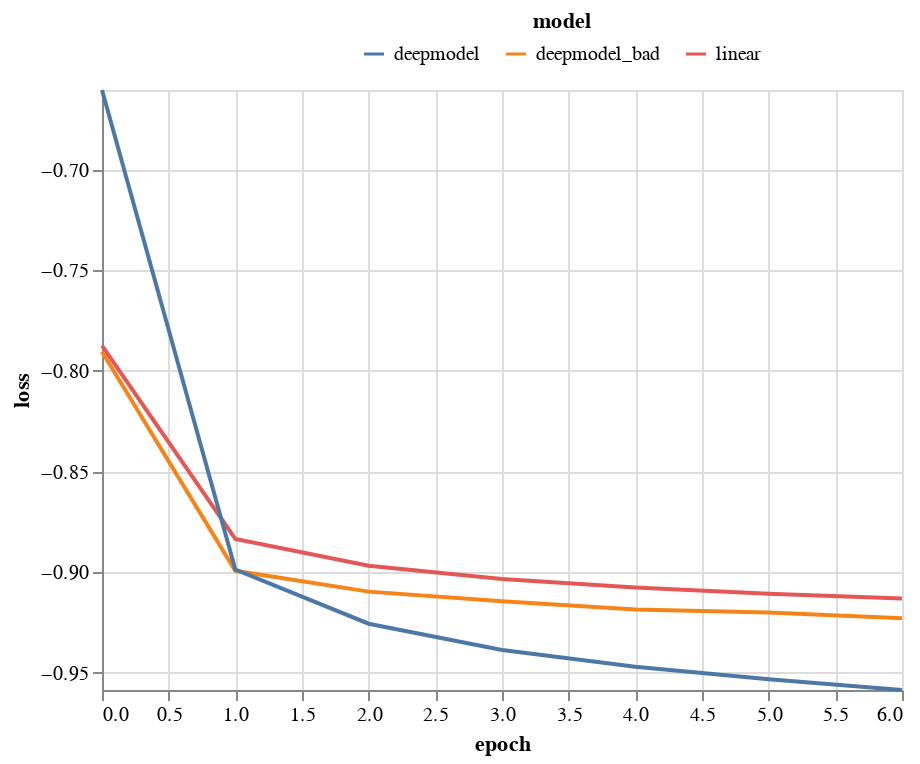

Notebook cell for this chart:
### Code cell
def show_loss_curve():
    data, mn, mx = get_data()
    return (
        alt.Chart(data)
        .mark_line()
        .encode(
            x=alt.X('epoch'), 
            y=alt.Y("loss", scale=alt.Scale(domain=[mn, mx])), 
            color=alt.Color(
                'model', 
                legend=alt.Legend(
                orient='none',
                legendX=130, legendY=-40,
                direction='horizontal',
                titleAnchor='middle')
            )
        )
    )

show_loss_curve()

### Figure 1 — Vega-Lite specification as saved in the notebook (floating-point values rounded to 4 significant figures)
{"config": {"view": {"continuousWidth": 400, "continuousHeight": 300}}, "data": {"name": "data-07f775da3fcd00653271920f9a1ec3ea"}, "mark": "line", "encoding": {"color": {"field": "model", "legend": {"direction": "horizontal", "legendX": 130, "legendY": -40, "orient": "none", "titleAnchor": "middle"}, "type": "nominal"}, "x": {"field": "epoch", "type": "quantitative"}, "y": {"field": "loss", "scale": {"domain": [-0.9586, -0.6604]}, "type": "quantitative"}}, "$schema": "https://vega.github.io/schema/vega-lite/v4.17.0.json", "datasets": {"data-07f775da3fcd00653271920f9a1ec3ea": [{"model": "linear", "metric": "loss", "loss": -0.7874, "epoch": 0}, {"model": "linear", "metric": "loss", "loss": -0.8834, "epoch": 1}, {"model": "linear", "metric": "loss", "loss": -0.8968, "epoch": 2}, {"model": "linear", "metric": "loss", "loss": -0.9034, "epoch": 3}, {"model": "linear", "metric": "loss", "loss": -0.9076, "epoch": 4}, {"model": "linear", "metric": "loss", "loss": -0.9107, "epoch": 5}, {"model": "linear", "metric": "loss", "loss": -0.9131, "epoch": 6}, {"model": "deepmodel_bad", "metric": "loss", "loss": -0.7905, "epoch": 0}, {"model": "deepmodel_bad", "metric": "loss", "loss": -0.8993, "epoch": 1}, {"model": "deepmodel_bad", "metric": "loss", "loss": -0.9097, "epoch": 2}, {"model": "deepmodel_bad", "metric": "loss", "loss": -0.9144, "epoch": 3}, {"model": "deepmodel_bad", "metric": "loss", "loss": -0.9185, "epoch": 4}, {"model": "deepmodel_bad", "metric": "loss", "loss": -0.92, "epoch": 5}, {"model": "deepmodel_bad", "metric": "loss", "loss": -0.9229, "epoch": 6}, {"model": "deepmodel", "metric": "loss", "loss": -0.6604, "epoch": 0}, {"model": "deepmodel", "metric": "loss", "loss": -0.8987, "epoch": 1}, {"model": "deepmodel", "metric": "loss", "loss": -0.9256, "epoch": 2}, {"model": "deepmodel", "metric": "loss", "loss": -0.9387, "epoch": 3}, {"model": "deepmodel", "metric": "loss", "loss": -0.9469, "epoch": 4}, {"model": "deepmodel", "metric": "loss", "loss": -0.9532, "epoch": 5}, {"model": "deepmodel", "metric": "loss", "loss": -0.9586, "epoch": 6}]}}
